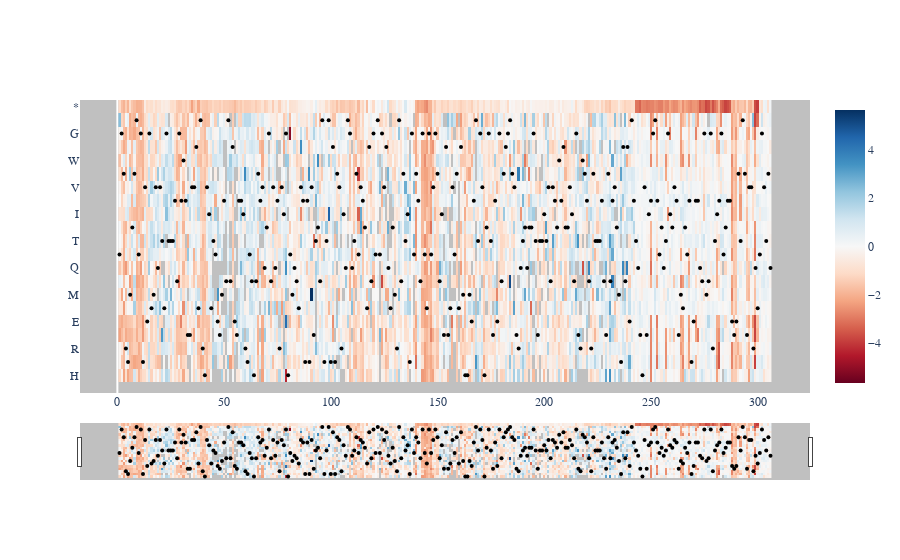

Notebook cell for this chart:
### Code cell
all_residues_gc, mean_stop_dict = matrix_transform.transform_matrix_sigma(
            'gc_gal', 'gc_gal.csv', samples, sets, res_redo, all_sets)
all_residues_gc.to_csv('CSVs/gc_gal.csv')
all_residues_gc['Res 121'] = [0]*21
visualize.make_heatmap(all_residues_gc, [int(x[4:]) for x in list(all_residues_gc.columns)], \
            grouped_aa, wt_full[1:], show = True, 
            save = False, name = fig_folder+'gc_gal_standardize')

### Figure 1 — Plotly figure (JSON) as saved in the notebook; plotly's stock layout.template omitted (floating-point values rounded to 4 significant figures; data arrays with more than 128 entries replaced by an {"elided": "..."} marker saying what was removed)
{"data": [{"colorscale": [[0, "rgb(103,0,31)"], [0.1, "rgb(178,24,43)"], [0.2, "rgb(214,96,77)"], [0.3, "rgb(244,165,130)"], [0.4, "rgb(253,219,199)"], [0.5, "rgb(247,247,247)"], [0.6, "rgb(209,229,240)"], [0.7, "rgb(146,197,222)"], [0.8, "rgb(67,147,195)"], [0.9, "rgb(33,102,172)"], [1, "rgb(5,48,97)"]], "type": "heatmap", "x": {"elided": "306 int values"}, "y": ["H", "K", "R", "D", "E", "C", "M", "N", "Q", "S", "T", "A", "I", "L", "V", "F", "W", "Y", "G", "P", "*"], "z": {"elided": "21x306 float values"}, "zmid": 0, "zmin": -3}, {"marker": {"color": "Black", "size": 4}, "mode": "markers", "name": "wt", "type": "scatter", "x": {"elided": "306 int values"}, "y": {"elided": "306 str values"}}], "layout": {"font": {"family": "Arial"}, "paper_bgcolor": "rgba(0, 0, 0, 0)", "plot_bgcolor": "rgba(166, 166, 166, 0.7)", "xaxis": {"rangeslider": {"visible": true}, "showgrid": false, "type": "linear"}, "yaxis": {"showgrid": false}}}
